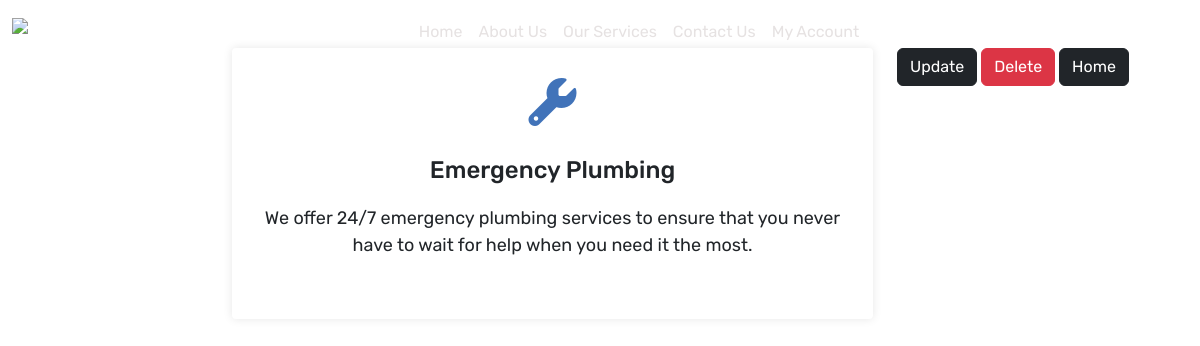
The page /service/emergency-plumbing/ on the database its author committed.
### base/models.py (models this page shows, shortened)
class Service(models.Model):
    title = models.CharField(max_length=100)
    content = RichTextUploadingField(blank=True, null=True)
    author = models.ForeignKey(User, on_delete= models.CASCADE)
    card_number = models.IntegerField(validators=[MaxValueValidator(3)], default=0)
    created_at = models.DateTimeField(auto_now_add= True)
    updated_at = models.DateTimeField(auto_now=True)
    slug = models.SlugField(unique=True)

### base/views.py (the view)
# urls.py: path('service/<slug:slug>/', ServiceDetailView.as_view(), name='service-detail'),
class ServiceDetailView(DetailView):
    model = Service
    template_name = 'service/service-detail.html'
    def get_object(self, querset=None):
        return get_object_or_404(Service, slug=self.kwargs.get('slug'))
    def get(self, request, *args, **kwargs):
        menu = self.get_object()
        Service.objects.filter(slug=menu.slug)
        return super().get(request, *args, **kwargs)
    def get_context_data(self, **kwargs):
        context = super().get_context_data(**kwargs)
        context['user'] = self.request.user
        return context

### base/templates/service/service-detail.html (shortened to what this page needs)
{% extends "base.html" %}
{% block content %}
<div class="container">
    <div class="row mt-5">
        <div class="col-md-7 offset-2">
            <div class="service-box h-100">
                <i class="fa fa-wrench"></i>
                <h3>{{service.title}}</h3>
                <p>{{service.content|safe}}</p>
            </div>
        </div>
        <div class="col-md-3">
            <a href="{% url 'service-update' service.slug %}" class="btn btn-dark">Update</a>
            <a href="{% url 'service-delete' service.slug %}" class="btn btn-danger">Delete</a>
            <a class="btn btn-dark" href="/">Home</a>
        </div>
    </div>
</div>
{% endblock content %}

### static/styles/main.css (style rules this page uses)
body { background-size: cover; background-repeat: no-repeat; background-position: center; font-family: 'Rubik', sans-serif, 'Spartan', sans-serif, 'Reenie Beanie', cursive; }
.service-box { background-color: #fff; border-radius: 4px; padding: 30px; text-align: center; margin-bottom: 30px; box-shadow: 0 0 10px rgba(0, 0, 0, 0.1); }
.service-box i { font-size: 48px; color: #4173B9; margin-bottom: 30px; display: block; }
.service-box h3 { font-size: 24px; margin-bottom: 20px; }
.service-box p { font-size: 18px; line-height: 1.5; margin-bottom: 0; }

### rows shown on the page
Service: title "Emergency Plumbing", content "We offer 24/7 emergency plumbing services to ensure that you never have to wait for help when you need it the most."
